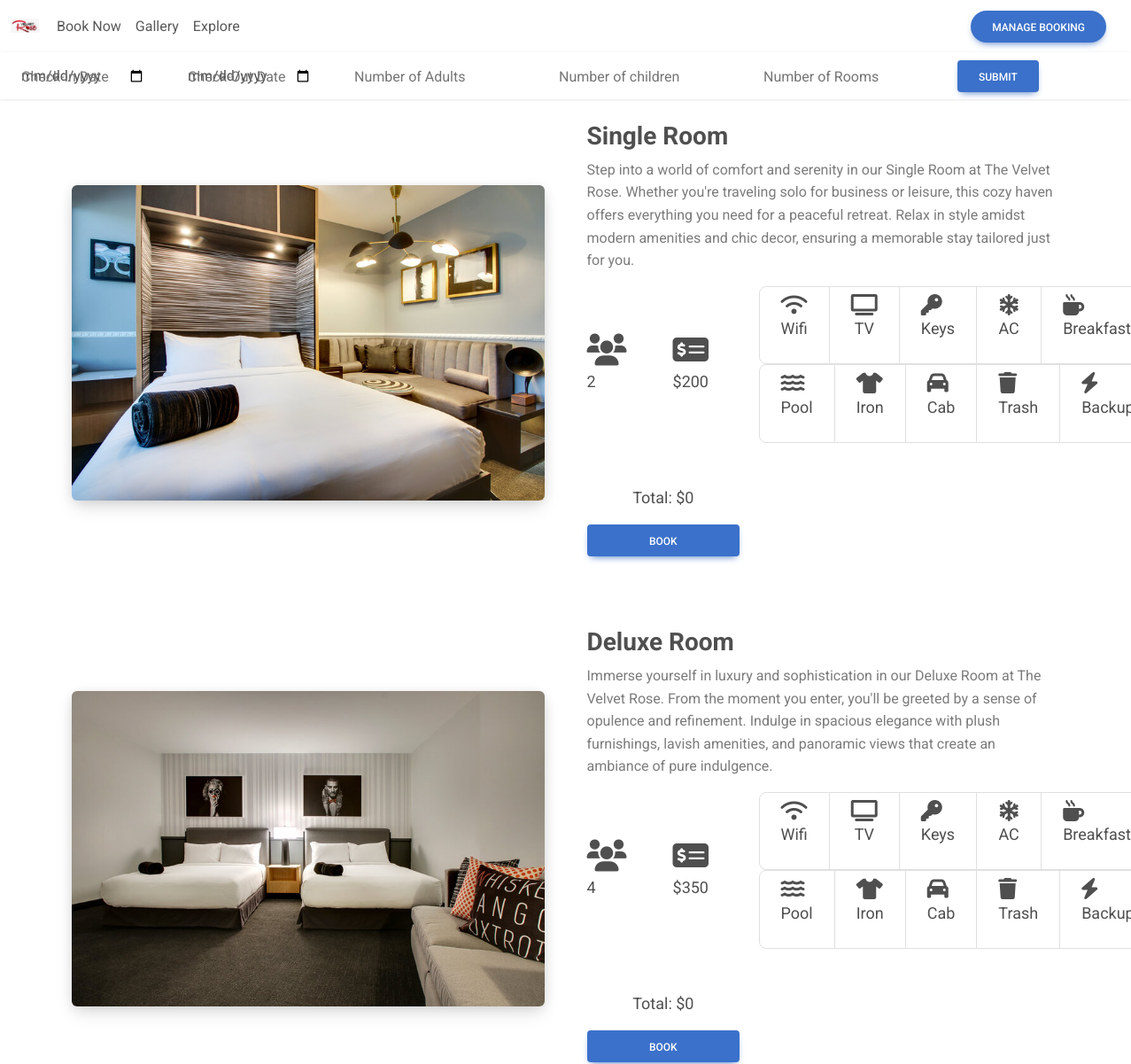
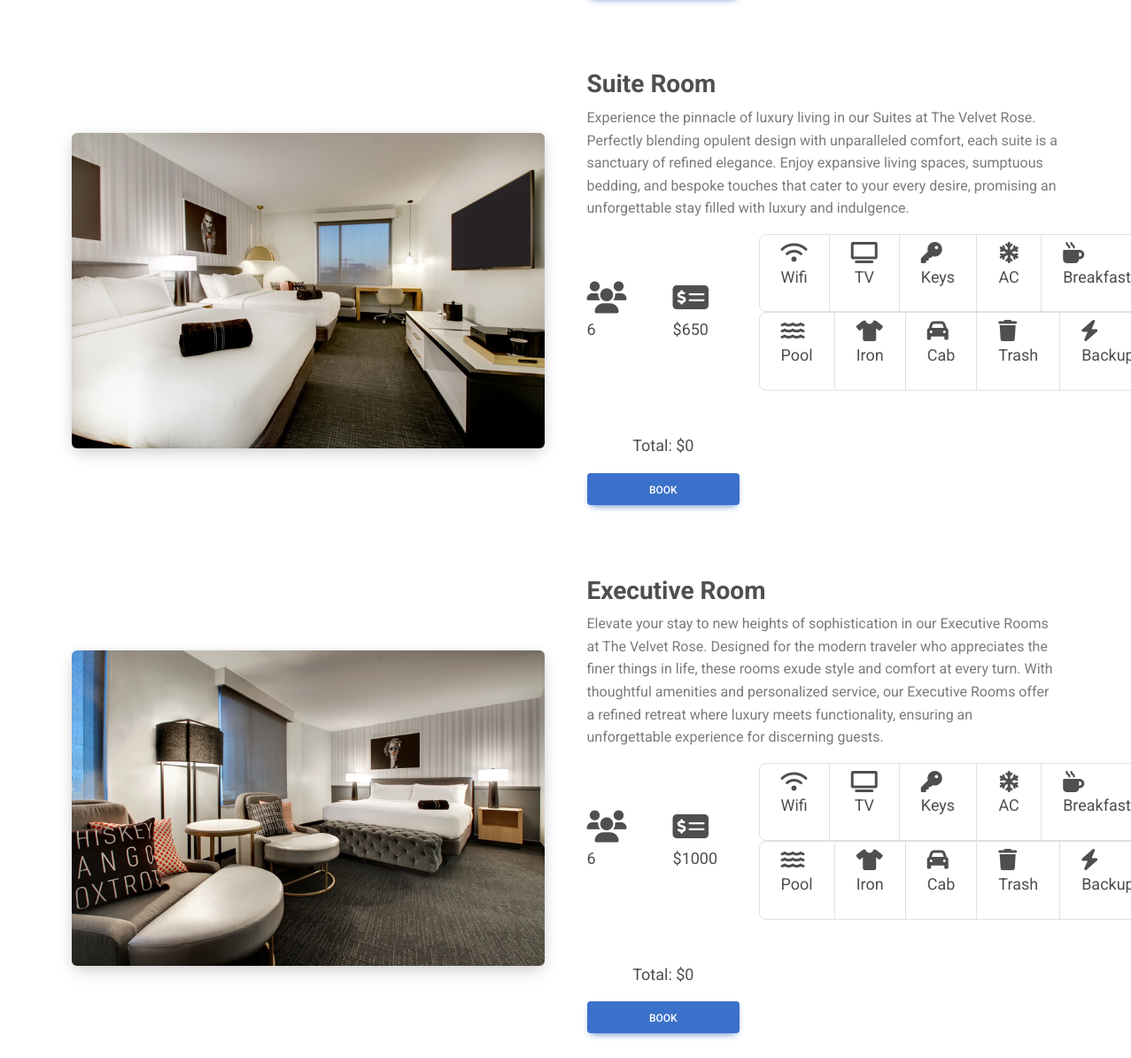
Screenshot of /Home/book.php with the database file from the repository (2 pictures, top to bottom).
### tables this page shows
CREATE TABLE `room` (
  `room_id` int(10) NOT NULL,
  `room_type` varchar(25) NOT NULL,
  `cost` int(25) NOT NULL,
  `available_quantity` int(11) NOT NULL,
  `accomodates_people` varchar(255) NOT NULL,
  `description` varchar(10000) DEFAULT NULL,
  `image_url` varchar(255) NOT NULL,
  `create_date` date DEFAULT NULL
);

### Home/book.php (the view, shortened to what this page needs)
<!DOCTYPE html>
<html lang="en">
<head>
    <link
        rel="stylesheet"
        href="https://cdnjs.cloudflare.com/ajax/libs/font-awesome/6.0.0/css/all.min.css"
    />
    <link rel="stylesheet" href="css/mdb.min.css"/>
</head>
<?php
$today=date('Y-m-d');
$tomorrow=date('Y-m-d', strtotime("+1 day"));
$check_out_min = $tomorrow;
?>
<body>
<nav class="navbar navbar-expand-lg navbar-light bg-white shadow-2">
    <div class="container-fluid">
        <a class="navbar-brand me-2" href="index.php">
            <img src="Images/logo3.jpg" height="16" alt="Logo" loading="lazy" style="margin-top: -1px" data-builder-edit="image" data-builder-name="image1">
        </a>
        <div class="collapse navbar-collapse" id="navbarButtonsExample">
            <ul class="navbar-nav me-auto mb-2 mb-lg-0">
                <li class="nav-item">
                    <a class="nav-link" data-builder-edit="text" data-builder-href="href1" disabled abled href="#">Book Now</a>
                </li>
                <li class="nav-item">
                    <a class="nav-link" data-builder-edit="text" data-builder-href="href2" href="gallery.php">Gallery</a>
                </li>
                <li class="nav-item">
                    <a class="nav-link" data-builder-edit="text" data-builder-href="href3" href="index.php#latest">Explore</a>
                </li>
            </ul>
            <div class="d-flex align-items-center">
                <button type="button" class="btn btn-primary btn-rounded me-3" data-builder-edit="button" data-builder-name="button1" onclick="location.href = 'track.php'">
                    Manage Booking
                </button>
            </div>
        </div>
    </div>
</nav>
<nav class="navbar navbar-expand-lg navbar-light bg-white shadow-2">
    <div class="container-fluid">
<form action="book.php" method="GET" class="row align-items-center">
    <div class="col-auto">
        <div data-mdb-input-init class="form-outline">
            <input type="date" name="checkin" id="checkin" class="form-control" min="<?php echo $today;?>"/>
            <label class="form-label" for="checkin">Check-In Date</label>
        </div>
    </div>
    <div class="col-auto">
        <div data-mdb-input-init class="form-outline">
            <input type="date" name="checkout" id="checkout" class="form-control" min="<?php echo $check_out_min;?>"/>
            <label class="form-label" for="checkout">Check-Out Date</label>
        </div>
    </div>
    <div class="col-auto">
        <div data-mdb-input-init class="form-outline">
            <input type="number" name="adults" id="adults" min="1" value="1" class="form-control" />
            <label class="form-label" for="adults">Number of Adults</label>
        </div>
    </div>
    <div class="col-auto">
        <div data-mdb-input-init class="form-outline">
            <input type="number" name="children" id="children" min="0" value="0" class="form-control" />
            <label class="form-label" for="children">Number of children</label>
        </div>
    </div>
    <div class="col-auto">
        <div data-mdb-input-init class="form-outline">
            <input type="number" name="rooms" id="rooms" min="1" value="1" class="form-control" />
            <label class="form-label" for="rooms">Number of Rooms</label>
        </div>
    </div>
    <div class="col-auto">
        <button data-mdb-ripple-init type="submit" class="btn btn-primary">Submit</button>
    </div>
</form></div>
</nav>
<br>
<div class="container">
<?php
$servername = "localhost";
$username = "root";
$password = "";
try {
    $conn = new PDO("mysql:host=$servername;dbname=hotel_db", $username, $password);
    $conn->setAttribute(PDO::ATTR_ERRMODE, PDO::ERRMODE_EXCEPTION);
} catch (PDOException $e) {
    echo "Connection failed: " . $e->getMessage();
}
    $date1 = date_create($_GET["checkin"]);
    $date2 = date_create($_GET["checkout"]);
    $date_diff = date_diff($date1, $date2);
    $sql = "SELECT room_id,description,room_type,cost,image_url,accomodates_people FROM room WHERE available_quantity>0";
    $result = $conn->query($sql);
    if ($result->rowCount() > 0) {
        while($row = $result->fetch(PDO::FETCH_ASSOC)) {
            $total_cost=$row["cost"]*(int) $date_diff->format('%d days')*$_GET["rooms"];
            echo '
            <div class="row gx-lg-5 align-items-center mb-5">
                <div class="col-md-6 mb-4 mb-md-0">
                    <div class="bg-image hover-overlay ripple shadow-4-strong rounded-4 mb-4 ripple-surface-light" data-mdb-ripple-color="light" style="">
                        <img src="Images/'. $row["image_url"].'" class="w-100" alt="" data-builder-edit="image" data-builder-name="image1" aria-controls="#picker-editor"> </div>
                </div>
                <div class="col-md-6 mb-4 mb-md-0">
                    <h3 class="fw-bold" data-builder-edit="text" data-builder-name="text2" contenteditable="true">'.$row["room_type"].'</h3>
                    <p class="text-muted" data-builder-edit="text" data-builder-name="text4" contenteditable="true">'.$row["description"].'</p>
                    <div class="row gx-lg-5 align-items-center mb-5">
                        <div class="col-md-2 mb-2 mb-md-0">
                        <div style="text-align:justify; font-size: large"><i class="fas fa-2x fa-users"></i> '.$row["accomodates_people"].'</div>
                        </div>
                        <div class="col-md-2 mb-2 mb-md-0">
                        <div style="text-align:justify; font-size: large"><i class="fas fa-2x fa-money-check-dollar"></i> $'.$row["cost"].'</div>
                        </div>
                        <div class="col-md-2 mb-2 mb-md-0">
                            <ul class="list-group list-group-horizontal">
                              <li class="list-group-item"> <i class="fas fa-xl fa-wifi"></i><p style="text-align:center; font-size: large">Wifi</p></li>
                              <li class="list-group-item"><i class="fas fa-xl fa-tv"></i><p style="text-align:center; font-size: large">TV</p></li>
                              <li class="list-group-item"><i class="fas fa-xl fa-key"></i><p style="text-align:center; font-size: large">Keys</p></li>
                              <li class="list-group-item"><i class="fas fa-xl fa-snowflake"></i><p style="text-align:center; font-size: large">AC</p></li>
                              <li class="list-group-item"><i class="fas fa-xl fa-mug-hot"></i><p style="text-align:center; font-size: large">Breakfast</p></li>
                            </ul>
                            <ul class="list-group list-group-horizontal">
                              <li class="list-group-item"> <i class="fas fa-xl fa-water"></i><p style="text-align:center; font-size: large">Pool</p></li>
                              <li class="list-group-item"><i class="fas fa-xl fa-shirt"></i><p style="text-align:center; font-size: large">Iron</p></li>
                              <li class="list-group-item"><i class="fas fa-xl fa-car"></i><p style="text-align:center; font-size: large">Cab</p></li>
                              <li class="list-group-item"><i class="fas fa-xl fa-trash"></i><p style="text-align:center; font-size: large">Trash</p></li>
                              <li class="list-group-item"><i class="fas fa-xl fa-bolt"></i><p style="text-align:center; font-size: large">Backup</p></li>
                            </ul>
                        </div>
                    </div>
                    <div class="row gx-lg-2 align-items-center mb-2">
                    <div class="col-4">
                    <p id="total" style="text-align:center; font-size: large">Total: $'.$total_cost.'</p>
                        <button onclick="bookHotel('. $row["room_id"].','.$total_cost.')" type="submit" class="btn btn-primary btn-block mb-4" data-builder-edit="button"
                            data-builder-name="button1">Book
                    </button>
                    </div>
                    </div>
                </div>
            </div>';
        }
    } else {
        echo "0 results";
    }
    ?>
</div>
</body>
</html>

### rows the page displays
room: image_url (picture), room_type "Single Room", description "Step into a world of comfort and serenity in our Single Room at The Velvet Rose. Whether you're traveling solo for business or leisure, this cozy haven offers everything you need for a peaceful retreat. Relax in style amidst modern amenities and chic decor, ensuring a memorable stay tailored just for you.", accomodates_people "2", cost "200", cost "0"
room: image_url (picture), room_type "Deluxe Room", description "Immerse yourself in luxury and sophistication in our Deluxe Room at The Velvet Rose. From the moment you enter, you'll be greeted by a sense of opulence and refinement. Indulge in spacious elegance with plush furnishings, lavish amenities, and panoramic views that create an ambiance of pure indulgence.", accomodates_people "4", cost "350", cost "0"
room: image_url (picture), room_type "Suite Room", description "Experience the pinnacle of luxury living in our Suites at The Velvet Rose. Perfectly blending opulent design with unparalleled comfort, each suite is a sanctuary of refined elegance. Enjoy expansive living spaces, sumptuous bedding, and bespoke touches that cater to your every desire, promising an unforgettable stay filled with luxury and indulgence.", accomodates_people "6", cost "650", cost "0"
room: image_url (picture), room_type "Executive Room", description "Elevate your stay to new heights of sophistication in our Executive Rooms at The Velvet Rose. Designed for the modern traveler who appreciates the finer things in life, these rooms exude style and comfort at every turn. With thoughtful amenities and personalized service, our Executive Rooms offer a refined retreat where luxury meets functionality, ensuring an unforgettable experience for discerning guests.", accomodates_people "6", cost "1000", cost "0"
